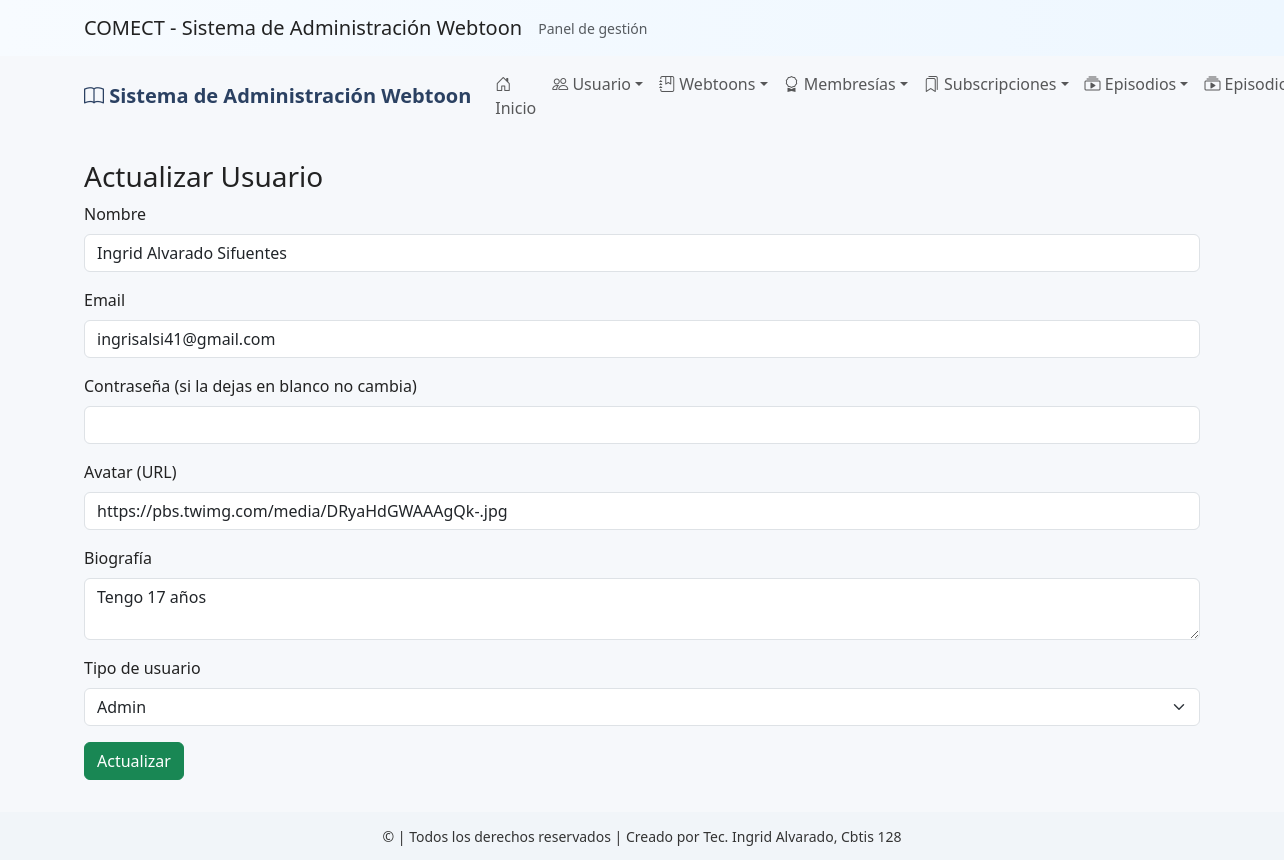
/usuario/actualizar/1/, run on the app's committed database.
### app_Webtoon/models.py (models this page shows, shortened)
class Usuario(models.Model):
    nombre_usuario = models.CharField(max_length=50)
    email = models.EmailField(unique=True)
    contraseña = models.CharField(max_length=128)
    fecha_registro = models.DateTimeField(auto_now_add=True)
    avatar = models.CharField(max_length=255, null=True, blank=True)
    biografia = models.TextField(blank=True, null=True)
    tipo_usuario = models.CharField(
        max_length=20,
        choices=[
            ('Lector', 'Lector'),
            ('Autor', 'Autor'),
            ('Admin', 'Admin')
        ],
        default='Lector'
    )

### app_Webtoon/views.py (the view)
# urls.py: path('usuario/actualizar/<int:usuario_id>/', views.actualizar_usuario, name='actualizar_usuario'),
def actualizar_usuario(request, usuario_id):
    usuario = get_object_or_404(Usuario, id=usuario_id)
    return render(request, 'usuario/actualizar_usuario.html', {'usuario': usuario})

### app_Webtoon/templates/usuario/actualizar_usuario.html (shortened to what this page needs)
{% extends 'base.html' %}
{% block content %}
<h3>Actualizar Usuario</h3>
<form method="post" action="{% url 'app_Webtoon:realizar_actualizacion_usuario' usuario.id %}">
  <div class="mb-3">
    <label class="form-label">Nombre</label>
    <input class="form-control" name="nombre_usuario" value="{{ usuario.nombre_usuario }}">
  </div>
  <div class="mb-3">
    <label class="form-label">Email</label>
    <input class="form-control" name="email" type="email" value="{{ usuario.email }}">
  </div>
  <div class="mb-3">
    <label class="form-label">Contraseña (si la dejas en blanco no cambia)</label>
    <input class="form-control" name="contraseña" type="password">
  </div>
  <div class="mb-3">
    <label class="form-label">Avatar (URL)</label>
    <input class="form-control" name="avatar" value="{{ usuario.avatar }}">
  </div>
  <div class="mb-3">
    <label class="form-label">Biografía</label>
    <textarea class="form-control" name="biografia">{{ usuario.biografia }}</textarea>
  </div>
  <div class="mb-3">
    <label class="form-label">Tipo de usuario</label>
    <select class="form-select" name="tipo_usuario">
      <option value="Admin" {% if usuario.tipo_usuario == 'Admin' %}selected{% endif %}>Admin</option>
    </select>
  </div>
  <button class="btn btn-success" type="submit">Actualizar</button>
</form>
{% endblock %}

### app_Webtoon/templates/base.html (style rules this page uses)
:root { --bg-soft:#f6f8fb; --card:#ffffff; --accent:#7aa7d9; --muted:#6b7280; }
body { background: var(--bg-soft); color: #222; }

### data on the page
Usuario: nombre_usuario "Ingrid Alvarado Sifuentes", email "ingrisalsi41@gmail.com", avatar "https://pbs.twimg.com/media/DRyaHdGWAAAgQk-.jpg", biografia "Tengo 17 años", tipo_usuario "Admin"
